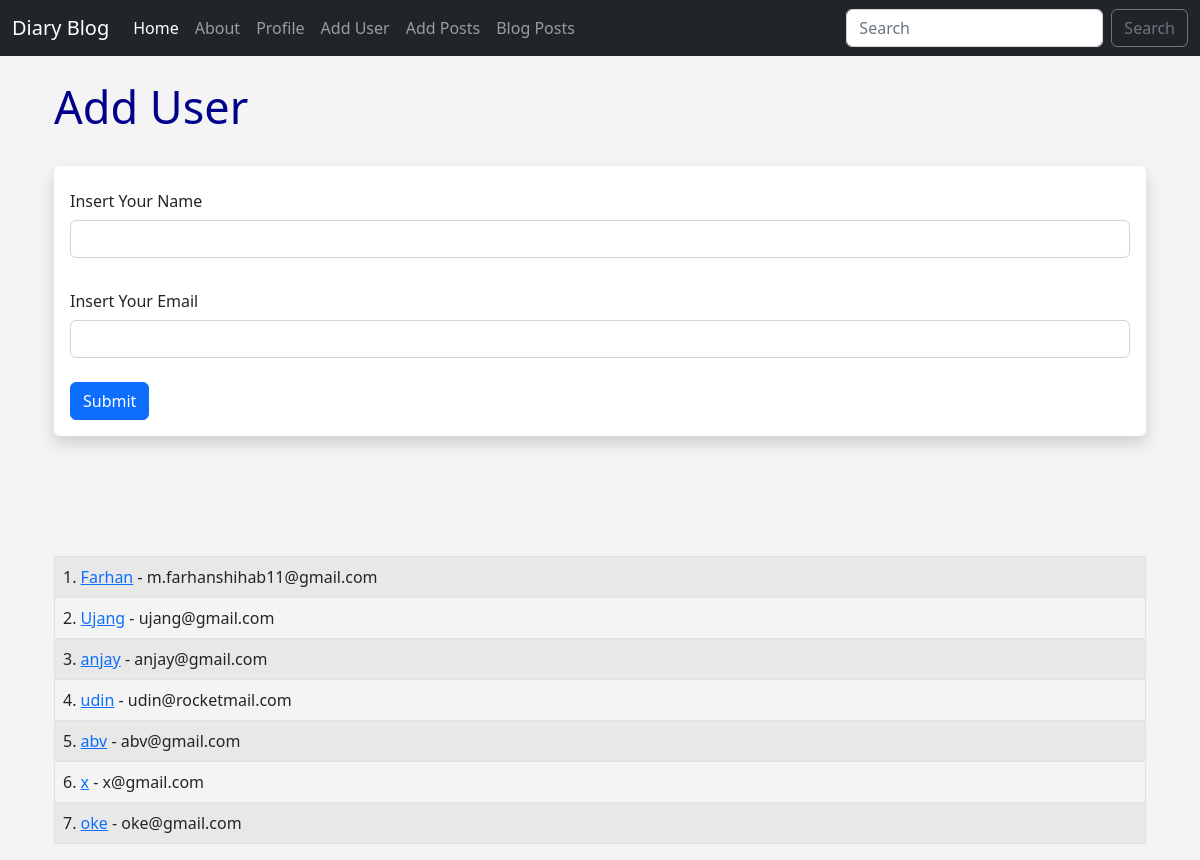
The page /user/add on the database as committed earlier.
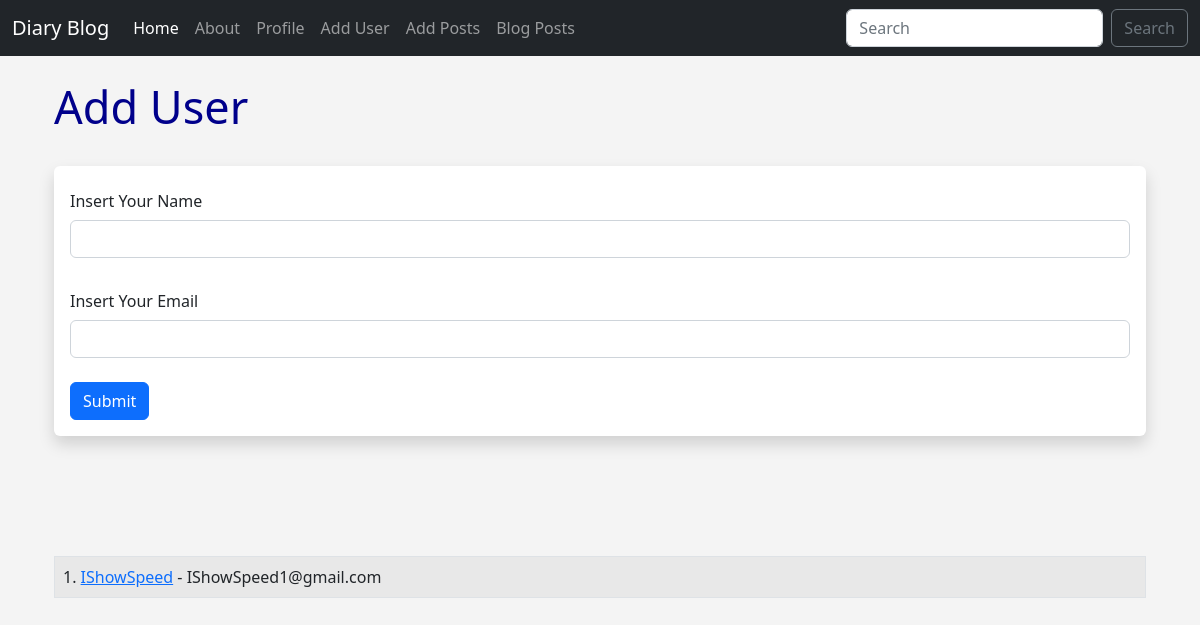
The same page on the database as committed later.
### app.py (models this page shows, shortened)
class Users(db.Model):
    id = db.Column(db.Integer, primary_key=True)
    name = db.Column(db.String(200), nullable=False)
    email = db.Column(db.String(120), nullable=False, unique=True)
    date_added = db.Column(db.DateTime, default=datetime.utcnow)

### app.py (the view, shortened to what this page needs)
@app.route('/user/add', methods=['GET','POST'])
def add_user():
    name = None
    form = UserForm()
    our_users = Users.query.order_by(Users.date_added)
    return render_template("add_user.html",
                           form = form,
                           name = name,
                           our_users = our_users
                           )

### app.py
class UserForm(FlaskForm):
    name = StringField("Insert Your Name", validators=[DataRequired()])
    email = StringField("Insert Your Email", validators=[DataRequired()])
    submit = SubmitField("Submit")

### templates/add_user.html (shortened to what this page needs)
{% extends 'base.html' %}
{% block content %}
<div class="container">
    {% if name %}
        <h1>User Added </h1>
        <br/><br/>
        <table class="table table-striped table-hover table-bordered">
        {% for our_user in our_users %}
        <tr>
            <td>
                {{ our_user.id }}.  <a href="{{ url_for('update', id=our_user.id) }}">{{ our_user.name }}</a> - {{ our_user.email }} <br/>
            </td>
        </tr>
        {% endfor %}
        </table>
    {% else %}
        <h1>Add User </h1>
        <br>
        <div class="shadow p-3 mb-5 bg-body rounded">
            <form method="POST">
                {{ form.name.label(class="col-form-label") }}
                {{ form.name(class="form-control") }}
                <br/>
                {{ form.email.label(class="col-form-label") }}
                {{ form.email(class="form-control") }}
                <br/>
                {{ form.submit(class="btn btn-primary") }}
            </form>
        </div>
        <br/><br/>
        <br>
        <table class="table table-striped table-hover table-bordered">
        {% for our_user in our_users %}
        <tr>
            <td>
                {{ our_user.id }}. <a href="{{ url_for('update', id=our_user.id) }} ">{{ our_user.name }}</a> - {{ our_user.email }} <br/>
            </td>
        </tr>
        {% endfor %}
        </table>
    {% endif %}
</div>
{% endblock %}

### templates/base.html (shortened to what this page needs)
<!doctype html>
<html lang="en">
  <head>
    <link href="https://cdn.jsdelivr.net/npm/bootstrap@5.2.0-beta1/dist/css/bootstrap.min.css" rel="stylesheet">
    <link rel="stylesheet" href="/static/style.css">
  </head>
  <body>
      {% include 'navbar.html' %}
    <div class="container">
      {% block content %}
      {% endblock %}
    </div>
  </body>
</html>

### templates/navbar.html (shortened to what this page needs)
<nav class="navbar navbar-expand-lg navbar-dark bg-dark">
    <div class="container-fluid">
      <a class="navbar-brand" href="#">Diary Blog</a>
      <div class="collapse navbar-collapse" id="navbarSupportedContent">
        <ul class="navbar-nav me-auto mb-2 mb-lg-0">
            <li class="nav-item">
                <a class="nav-link active" id="home" aria-current="page"  href=" {{ url_for('home') }} ">Home</a>
            </li>
            <li class="nav-item">
                <a class="nav-link" id="about" href="{{ url_for('about') }}">About</a>
            </li>
            <li class="nav-item">
                <a class="nav-link" id="profile" href="{{ url_for('profile') }}">Profile</a>
            </li>
            <li class="nav-item">
              <a class="nav-link" id="add_user" href="{{ url_for('add_user') }}">Add User</a>
            </li>
            <li class="nav-item">
              <a class="nav-link" id="add_post" href="{{ url_for('add_post') }}">Add Posts</a>
            </li>
            <li class="nav-item">
              <a class="nav-link" id="blog_post" href="{{ url_for('posts') }}">Blog Posts</a>
            </li>
        </ul>
        <form class="d-flex" role="search">
          <input class="form-control me-2" type="search" placeholder="Search" aria-label="Search">
          <button class="btn btn-outline-secondary" type="submit">Search</button>
        </form>
      </div>
    </div>
  </nav>

### static/style.css (style rules this page uses)
h1 { color: darkblue; font-size: 45px; }
body { background:#f4f4f4; }

Rows that differ between the two databases and show on the page:
removed Users: id "2", name "Ujang", email "ujang@gmail.com"
removed Users: id "3", name "anjay", email "anjay@gmail.com"
removed Users: id "4", name "udin", email "udin@rocketmail.com"
removed Users: id "5", name "abv", email "abv@gmail.com"
removed Users: id "6", name "x", email "x@gmail.com"
removed Users: id "7", name "oke", email "oke@gmail.com"
changed Users id 1: name "Farhan" → "IShowSpeed"; email "m.farhanshihab11@gmail.com" → "IShowSpeed1@gmail.com"
